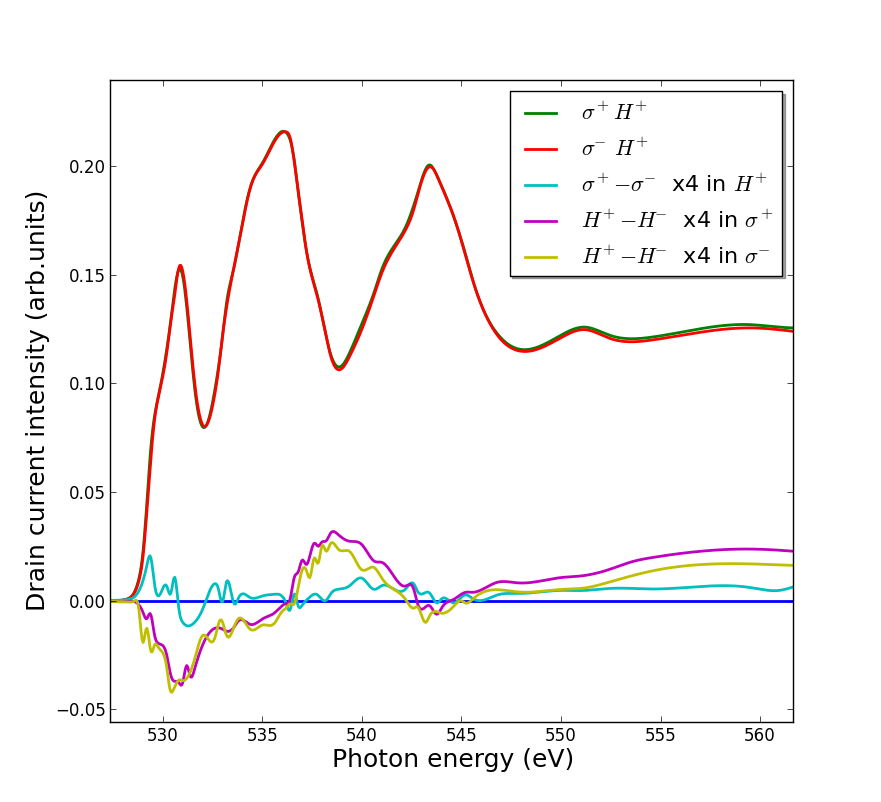

Python code for this plot:
"""
Script to analyse XLD and XMCD spectra
"""
import matplotlib.lines as mlines
import matplotlib.pyplot as plt
import numpy as np
import math
import copy
import random
import h5py
import copy
from scipy import interpolate

smooth = .00001
FILE_LC = "../../Data/i09-75695.nxs"
FILE_LCflip = "../../Data/i09-75715.nxs"
FILE_RC = "../../Data/i09-75696.nxs"
FILE_RCflip = "../../Data/i09-75716.nxs"
FILE_LC_RT = "../../Data/i09-75682.nxs"
FILE_RC_RT = "../../Data/i09-75683.nxs"
delta_E = 0.05 #eV, absolute
delta_int = 0.01 #relative

import csv
def save(energies, spectrum, ext):
    name = 'LMO7-OK'
    with open('csv/'+name+'-'+ext+'.csv', 'wb') as f:
        writer = csv.writer(f)
        writer.writerow(('energy','intensity'))
        for n, s in enumerate(spectrum):
            writer.writerow((energies[n], s))
        f.close()

def scaleIntensity(int_l, energy1, energy2):
    intensity = []
    for e1 in energy1:
        for n, e2 in enumerate(energy2):
            if e2 > e1:
                break
            e = e2
            
        # Build lineair fit between two nearest energies
        # I(e) = a*e + b
        try:
            a = (int_l[n] - int_l[n-1])/(e2 - e)
            b = int_l[n]-a*e2
            intensity.append(a*e1 + b)
        except: intensity.append(int_l[0])

    return intensity

def getBackground(energies, spectrum):
    
    points = [2, 20, 53, 85, 160, 178]
    B = 1
    answ = "n"

    # Substracting pre-edge
    minimum = min(spectrum[points[0]:points[1]])
    spectrum = [s-minimum for s in spectrum]

    # Simulating step-function
    step = []
    start = spectrum[points[1]]
    mid = spectrum[points[3]]
    end = spectrum[points[4]]
    diff1 = mid - start
    diff2 = end - mid
    for e in energies:
        # fermi-dirac distribution-like normalisation function
        n = diff1/(math.exp((energies[points[2]]-e)/B)+1)
        step.append(n)
    fitspect = [s - step[n] for n, s in enumerate(spectrum)]

##    while answ == "n":
##        plt.plot(energies, spectrum)
##        plt.plot(energies, [s+start for s in step])
##        for p in points:
##            plt.axvline(energies[p], color='k', linestyle='solid')
##        plt.show()
##            
##        answ = raw_input("Are the lines placed correctly? y/n: ")
##        while answ != "n" and answ != "y":
##            answ = raw_input("Use 'y' or 'n'. Are the lines correct?: ")
##
##        if answ == "y": break
##        print "Previous lines were places at ",points
##        for n, p in enumerate(points):
##            try: points[n] = int(raw_input("Line "+str(n+1)+" to: "))
##            except:
##                print "Invalid syntax"
##                points[n] = int(raw_input("Line "+str(n+1)+" to: "))
##        print points

    # Fitting 4th order polynomial to bg without step
    bg = range(points[0],points[1]) + [points[3]] + range(points[4],points[5])
    x, y = [energies[n] for n in bg], [fitspect[n] for n in bg]
    a, b, c, d, e =  np.polyfit(x, y, 4)
    norm = [a*i**4 + b*i**3 + c*i**2 + d*i + e for i in energies]
    spectNorm = [s-norm[n]+step[n] for n, s in enumerate(fitspect)]

    reg = []
    return norm, spectNorm, reg

def getError(intensity, energies, delta_E, delta_int):
    
    error = []
    for n, e in enumerate(energies):
        try:
            a = (intensity[n+1] - intensity[n-1])/(energies[n+1]-energies[n-1])
            i_err = intensity[n] * delta_int
            e_err = a * delta_E
            error.append(math.sqrt(i_err**2 + e_err**2))
        except: error.append(0)

    return error

def getMagnetism(int1, int2, energies, reg):
    # Getting error expectation for each data point    
    int1_error = getError(int1, energies, delta_E, delta_int)
    int2_error = getError(int2, energies, delta_E, delta_int)
    
    # Putting together the XMCD spectrum    
    s = []
    error = []
    for n, e in enumerate(energies):
        new = int1[n] - int2[n]
        err = math.sqrt(int1_error[n]**2 + int2_error[n]**2)
        s.append(new)
        error.append(err)
        
    # Read data
    A, B, A_err, B_err = 0, 0, 0, 0
    for n, e in enumerate(energies):
        if e > reg[0] and e < reg[1]:
            A += s[n]
            A_err += error[n]**2
        elif e > reg[1] and e < reg[2]:
            B += s[n]
            B_err += error[n]**2
    A_err = math.sqrt(A_err)
    B_err = math.sqrt(B_err)

    A = abs(A)
    B = abs(B)
    
    C = 10.0         # beV
    # Calculate m_s
    m_s = 1/C*(2*B - A)
    m_s_err = 1/C* math.sqrt((2*B_err)**2 + A_err**2)

    # Calculate m_o
    m_o = -2/3/C*(A + B)
    m_o_err = -2/3/C * math.sqrt(A_err**2 + B_err**2)
    
    print "m_s has a value of "+str(m_s)+" +- "+str(100*abs(m_s_err/m_s))+"%"
    print "m_o has a value of "+str(m_o)+" +- "+str(100*abs(m_o_err/m_o))+"%"
    print "Ratio: "+str(m_o/m_s)+" +- "+str(100*math.sqrt((m_s_err/m_s)**2 + (m_o_err/m_o)**2))+" %"

    return m_o, m_o_err, m_s, m_s_err

if __name__ == '__main__':
    print "Gathering measurements data"
    
    with h5py.File(FILE_LC, 'r') as f:
        energies = f["/entry1/smpmamp39/pgmenergy"]
        
        spectrum = f["/entry1/smpmamp39/smpmamp39"]
        i_0 = f["/entry1/instrument/sm5amp8/sm5amp8"]

        LCEnergies = [e for e in energies]
        LCSpectrum = [s/i_0[n] for n, s in enumerate(spectrum)]

    with h5py.File(FILE_LCflip, 'r') as f:
        energies = f["/entry1/smpmamp39/pgmenergy"]
        
        spectrum = f["/entry1/smpmamp39/smpmamp39"]
        i_0 = f["/entry1/instrument/sm5amp8/sm5amp8"]

        LCflipEnergies = [e for e in energies]
        LCflipSpectrum = [s/i_0[n] for n, s in enumerate(spectrum)]

    with h5py.File(FILE_RC, 'r') as f:
        energies = f["/entry1/smpmamp39/pgmenergy"]
        spectrum = f["/entry1/smpmamp39/smpmamp39"]
        
        i_0 = f["/entry1/instrument/sm5amp8/sm5amp8"]

        RCEnergies = [e for e in energies]
        RCSpectrum = [s/i_0[n] for n, s in enumerate(spectrum)]

    with h5py.File(FILE_RCflip, 'r') as f:
        energies = f["/entry1/smpmamp39/pgmenergy"]
        spectrum = f["/entry1/smpmamp39/smpmamp39"]
        
        i_0 = f["/entry1/instrument/sm5amp8/sm5amp8"]

        RCflipEnergies = [e for e in energies]
        RCflipSpectrum = [s/i_0[n] for n, s in enumerate(spectrum)]

    with h5py.File(FILE_RC_RT, 'r') as f:
        energies = f["/entry1/smpmamp39/pgmenergy"]
        spectrum = f["/entry1/smpmamp39/smpmamp39"]
        
        i_0 = f["/entry1/instrument/sm5amp8/sm5amp8"]

        RCEnergies_RT = [e for e in energies]
        RCSpectrum_RT = [s/i_0[n] for n, s in enumerate(spectrum)]

    with h5py.File(FILE_LC_RT, 'r') as f:
        energies = f["/entry1/smpmamp39/pgmenergy"]
        spectrum = f["/entry1/smpmamp39/smpmamp39"]
        
        i_0 = f["/entry1/instrument/sm5amp8/sm5amp8"]

        LCEnergies_RT = [e for e in energies]
        LCSpectrum_RT = [s/i_0[n] for n, s in enumerate(spectrum)]

    energies = np.linspace(LCEnergies[0], LCEnergies[-1], num=len(LCEnergies)*5, endpoint=True)

    print "============"
    print "First background"
    print "============"
    LCNorm, LCSpectrum_norm, reg = getBackground(LCEnergies, LCSpectrum)
    splineRep = interpolate.splrep(LCEnergies, LCSpectrum_norm, s=smooth)
    LCSpectrum_norm = interpolate.splev(energies, splineRep, der=0)
    print "============"
    print "Second background"
    print "============"
    LCflipNorm, LCflipSpectrum_norm, reg = getBackground(LCflipEnergies, LCflipSpectrum)
    splineRep = interpolate.splrep(LCflipEnergies, LCflipSpectrum_norm, s=smooth)
    LCflipSpectrum_norm = interpolate.splev(energies, splineRep, der=0)
    print "============"
    print "Third background"
    print "============"
    RCNorm, RCSpectrum_norm, reg = getBackground(RCEnergies, RCSpectrum)
    splineRep = interpolate.splrep(RCEnergies, RCSpectrum_norm, s=smooth)
    RCSpectrum_norm = interpolate.splev(energies, splineRep, der=0)
    print "============"
    print "Fourth background"
    print "============"
    RCflipNorm, RCflipSpectrum_norm, reg = getBackground(RCflipEnergies, RCflipSpectrum)
    splineRep = interpolate.splrep(RCflipEnergies, RCflipSpectrum_norm, s=smooth)
    RCflipSpectrum_norm = interpolate.splev(energies, splineRep, der=0)
    print "============"
    print "Fifth background"
    print "============"
    LCNorm, LCSpectrum_RT_norm, reg = getBackground(LCEnergies_RT, LCSpectrum_RT)
    splineRep = interpolate.splrep(LCEnergies_RT, LCSpectrum_RT_norm, s=smooth)
    LCSpectrum_RT_norm = interpolate.splev(energies, splineRep, der=0)
    print "============"
    print "Sixth background"
    print "============"
    RCNorm, RCSpectrum_RT_norm, reg = getBackground(RCEnergies_RT, RCSpectrum_RT)
    splineRep = interpolate.splrep(RCEnergies_RT, RCSpectrum_RT_norm, s=smooth)
    RCSpectrum_RT_norm = interpolate.splev(energies, splineRep, der=0)

    # Get magnetism
##    m_o, m_o_err, m_s, m_s_err = getMagnetism(RCSpectrum_norm, LCSpectrum_norm, energies, reg)

    # Make XMCD
    XMCD = [(LCSpectrum_norm[n]-s)*4 for n, s in enumerate(RCSpectrum_norm)]      
    XMCDflip = [(LCflipSpectrum_norm[n]-s)*4 for n, s in enumerate(RCflipSpectrum_norm)]
    XMCD_RT = [(LCSpectrum_RT_norm[n]-s)*4 for n, s in enumerate(RCSpectrum_RT_norm)]
    MAG = [(LCSpectrum_norm[n]-s)*4 for n, s in enumerate(LCflipSpectrum_norm)]
    MAGflip = [(RCSpectrum_norm[n]-s)*4 for n, s in enumerate(RCflipSpectrum_norm)]

    # Save data to CSV
    spectra = [LCSpectrum_norm, LCflipSpectrum_norm, RCSpectrum_norm, RCflipSpectrum_norm, LCSpectrum_RT_norm, RCSpectrum_RT_norm, XMCD, XMCDflip, XMCD_RT, MAG]
    for n, s in enumerate(spectra):
        save(energies, s, str(n+1))

    # Plot data
    plt.plot(energies, [0 for e in energies], linewidth=2.0)
##    plt.plot(RCEnergies, LCSpectrum)
##    plt.plot(RCEnergies, LCNorm)
##    plt.show()
    plt.plot(energies, LCSpectrum_norm, linewidth=2.0, label='$\sigma^+H^+$')
##    plt.plot(RCEnergies, LCflipSpectrum_norm, 'k--',label='$\sigma^+H^-$')
    plt.plot(energies, RCSpectrum_norm, linewidth=2.0, label='$\sigma^-H^+$')
##    plt.plot(RCEnergies, RCflipSpectrum_norm, 'k:', label='$\sigma^-H^-$')
    plt.plot(energies, XMCD, linewidth=2.0, label='$\sigma^+-\sigma^-$ x4 in $H^+$')
    plt.plot(energies, MAG, linewidth=2.0, label='$H^+-H^-$ x4 in $\sigma^+$')
    plt.plot(energies, MAGflip, linewidth=2.0, label='$H^+-H^-$ x4 in $\sigma^-$')
##    plt.plot(energies, XMCDflip, 'k--', label='$\sigma^+-\sigma^-$ x4 in $H^-$, LT')
##    plt.plot(energies, XMCD_RT, label='$\sigma^+-\sigma^-$ x4 in $H^+$, RT')
    
    legend = plt.legend(loc='upper right', shadow=True, fontsize=16)
##    title = plt.title("O K XMCD spectrum of ex-situ STO|LMO(7) at different temperatures")
    plt.xlabel("Photon energy (eV)", fontsize=18)
    plt.ylabel("Drain current intensity (arb.units)", fontsize=18)
##    plt.text(energies[reg[1]]-5,min(XMCD), "m_s = "+str(m_s)+" +- "+str(abs(100*m_s_err/m_s))+"%\n"+
##                                    "m_o = "+str(m_o)+" +- "+str(abs(100*m_o_err/m_o))+"%\n"+
##                                    "Ratio = "+str(m_o/m_s)+" +- "+str(100*math.sqrt((m_s_err/m_s)**2 + (m_o_err/m_o)**2))+" %",
##             fontsize=10)
##    
    plt.show()  
